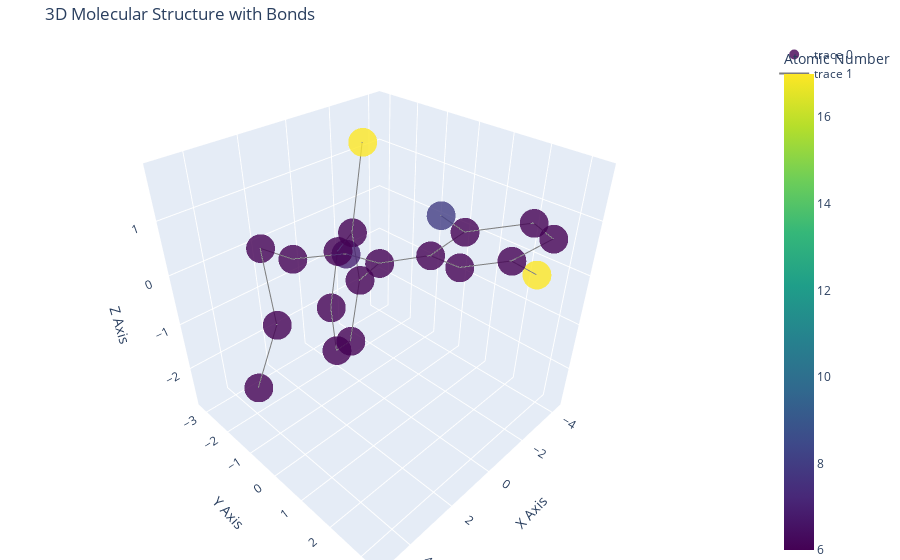
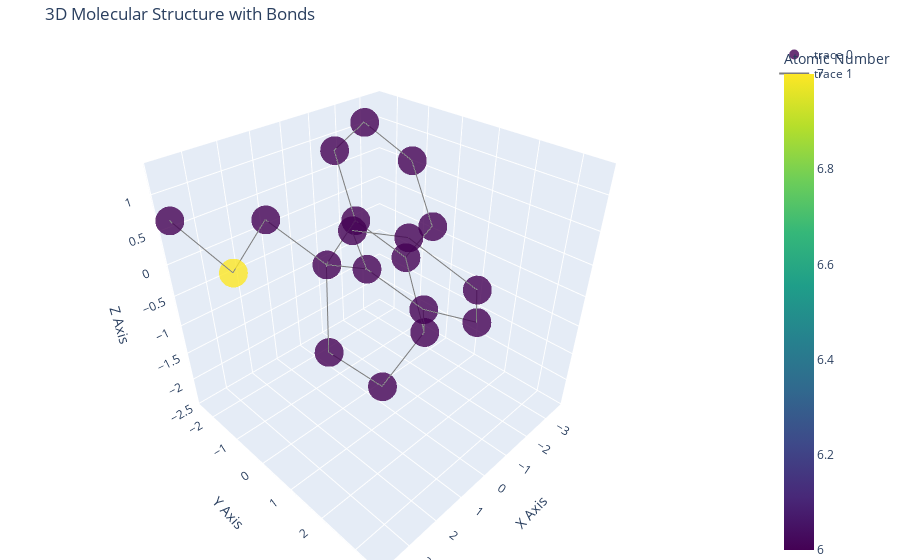
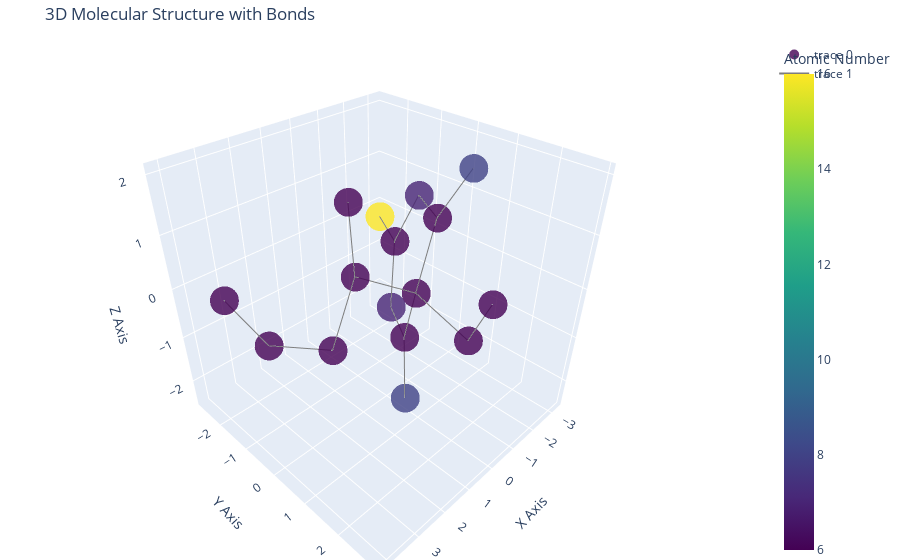
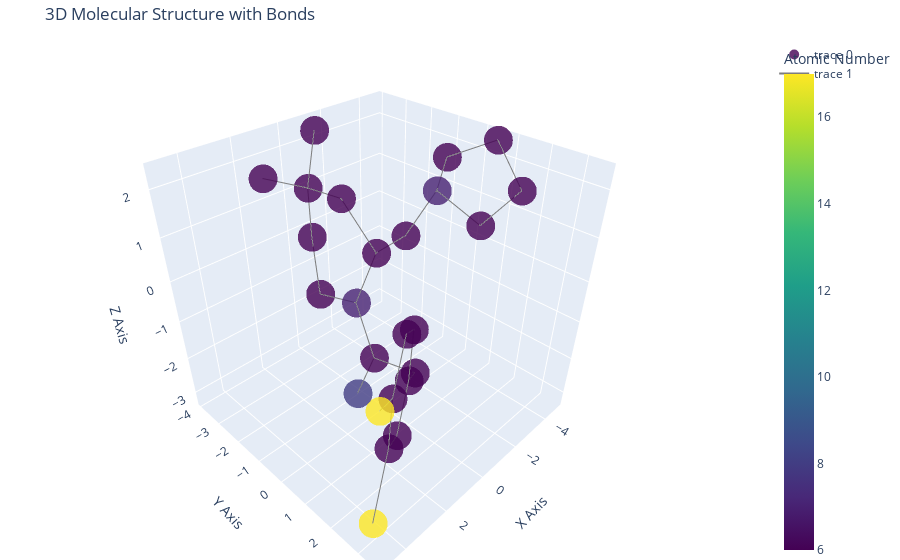

Here is the notebook cell these charts were saved with, in order:
### Code cell
random_smiles = df.sample(5).smiles.values
for smile in random_smiles:
    print(f'Name of the molecule: {df[df.smiles == smile].name.values[0]}')
    molecule = molecule_from_smiles(smile)
    print()
    print('2D representation of the molecule:')
    display(molecule)
    print('3D representation of the molecule (using Py3Dmol):')
    plot3D(smile)
    print('3D representation of the molecule (using Plotly):')
    plot_molecule_3d(smile)
    print()

### Figure 1 — Plotly figure (JSON) as saved in the notebook; plotly's stock layout.template omitted (floating-point values rounded to 4 significant figures)
{"data": [{"marker": {"color": [6, 6, 6, 7, 6, 6, 6, 6, 6, 6, 6, 17, 6, 6, 6, 8, 6, 6, 6, 6, 17], "colorbar": {"title": {"text": "Atomic Number"}}, "colorscale": [[0, "#440154"], [0.1111, "#482878"], [0.2222, "#3e4989"], [0.3333, "#31688e"], [0.4444, "#26828e"], [0.5556, "#1f9e89"], [0.6667, "#35b779"], [0.7778, "#6ece58"], [0.8889, "#b5de2b"], [1, "#fde725"]], "opacity": 0.8, "size": 10}, "mode": "markers", "text": ["Atom C", "Atom C", "Atom C", "Atom N", "Atom C", "Atom C", "Atom C", "Atom C", "Atom C", "Atom C", "Atom C", "Atom Cl", "Atom C", "Atom C", "Atom C", "Atom O", "Atom C", "Atom C", "Atom C", "Atom C", "Atom Cl"], "type": "scatter3d", "x": [0.09414, -0.3056, 0.2527, 1.616, 2.47, 3.863, 4.595, 5.037, -0.5008, -1.896, -2.662, -4.301, -2.149, -0.9048, -0.002882, 1.163, -1.212, -1.711, -1.313, -0.4089, -1.724], "y": [-1.245, -1.125, -0.02188, -0.1047, -1.254, -1.002, 0.05653, -0.5101, 1.06, 1.165, 2.222, 2.285, 3.337, 3.328, 2.198, 2.221, -2.061, -3.089, -3.195, -2.274, -1.991], "z": [-1.964, -0.6271, 0.1891, 0.6253, 0.3651, 0.9193, 0.1086, -1.227, 0.4998, 0.007424, 0.2935, -0.3157, 1.114, 1.597, 1.325, 1.8, -0.08754, -0.8939, -2.229, -2.763, 1.593]}, {"line": {"color": "rgb(125,125,125)", "width": 2}, "mode": "lines", "type": "scatter3d", "x": [0.09414, -0.3056, null, -0.3056, 0.2527, null, 0.2527, 1.616, null, 1.616, 2.47, null, 2.47, 3.863, null, 3.863, 4.595, null, 4.595, 5.037, null, 0.2527, -0.5008, null, -0.5008, -1.896, null, -1.896, -2.662, null, -2.662, -4.301, null, -2.662, -2.149, null, -2.149, -0.9048, null, -0.9048, -0.002882, null, -0.002882, 1.163, null, -0.3056, -1.212, null, -1.212, -1.711, null, -1.711, -1.313, null, -1.313, -0.4089, null, -1.212, -1.724, null, -0.002882, -0.5008, null, -0.4089, 0.09414, null], "y": [-1.245, -1.125, null, -1.125, -0.02188, null, -0.02188, -0.1047, null, -0.1047, -1.254, null, -1.254, -1.002, null, -1.002, 0.05653, null, 0.05653, -0.5101, null, -0.02188, 1.06, null, 1.06, 1.165, null, 1.165, 2.222, null, 2.222, 2.285, null, 2.222, 3.337, null, 3.337, 3.328, null, 3.328, 2.198, null, 2.198, 2.221, null, -1.125, -2.061, null, -2.061, -3.089, null, -3.089, -3.195, null, -3.195, -2.274, null, -2.061, -1.991, null, 2.198, 1.06, null, -2.274, -1.245, null], "z": [-1.964, -0.6271, null, -0.6271, 0.1891, null, 0.1891, 0.6253, null, 0.6253, 0.3651, null, 0.3651, 0.9193, null, 0.9193, 0.1086, null, 0.1086, -1.227, null, 0.1891, 0.4998, null, 0.4998, 0.007424, null, 0.007424, 0.2935, null, 0.2935, -0.3157, null, 0.2935, 1.114, null, 1.114, 1.597, null, 1.597, 1.325, null, 1.325, 1.8, null, -0.6271, -0.08754, null, -0.08754, -0.8939, null, -0.8939, -2.229, null, -2.229, -2.763, null, -0.08754, 1.593, null, 1.325, 0.4998, null, -2.763, -1.964, null]}], "layout": {"margin": {"b": 0, "l": 0, "r": 0, "t": 40}, "scene": {"aspectratio": {"x": 1, "y": 1, "z": 1}, "xaxis": {"title": {"text": "X Axis"}}, "yaxis": {"title": {"text": "Y Axis"}}, "zaxis": {"title": {"text": "Z Axis"}}}, "title": {"text": "3D Molecular Structure with Bonds"}}}

### Figure 2 — Plotly figure (JSON) as saved in the notebook; plotly's stock layout.template omitted (floating-point values rounded to 4 significant figures)
{"data": [{"marker": {"color": [6, 6, 6, 6, 6, 6, 6, 6, 6, 6, 6, 7, 6, 6, 6, 6, 6, 6, 6], "colorbar": {"title": {"text": "Atomic Number"}}, "colorscale": [[0, "#440154"], [0.1111, "#482878"], [0.2222, "#3e4989"], [0.3333, "#31688e"], [0.4444, "#26828e"], [0.5556, "#1f9e89"], [0.6667, "#35b779"], [0.7778, "#6ece58"], [0.8889, "#b5de2b"], [1, "#fde725"]], "opacity": 0.8, "size": 10}, "mode": "markers", "text": ["Atom C", "Atom C", "Atom C", "Atom C", "Atom C", "Atom C", "Atom C", "Atom C", "Atom C", "Atom C", "Atom C", "Atom N", "Atom C", "Atom C", "Atom C", "Atom C", "Atom C", "Atom C", "Atom C"], "type": "scatter3d", "x": [0.9575, 1.883, 1.817, 0.8202, -0.1115, -0.04623, -1.16, -1.776, -0.8558, 0.6011, 1.582, 2.943, 3.784, 0.6707, -0.3556, -1.315, -2.691, -3.601, -3.146], "y": [3.49, 2.608, 1.234, 0.7504, 1.643, 3.01, 1.0, -0.1026, -1.009, -0.7101, -1.697, -1.465, -2.426, -0.7476, 0.2623, -2.068, -2.214, -1.31, -0.2493], "z": [0.7124, 1.29, 1.021, 0.1667, -0.4071, -0.1382, -1.294, -0.4549, 0.1157, -0.2226, 0.423, -0.03599, 0.6515, -1.776, -2.401, 0.9072, 1.125, 0.5556, -0.2383]}, {"line": {"color": "rgb(125,125,125)", "width": 2}, "mode": "lines", "type": "scatter3d", "x": [0.9575, 1.883, null, 1.883, 1.817, null, 1.817, 0.8202, null, 0.8202, -0.1115, null, -0.1115, -0.04623, null, -0.1115, -1.16, null, -1.16, -1.776, null, -1.776, -0.8558, null, -0.8558, 0.6011, null, 0.6011, 1.582, null, 1.582, 2.943, null, 2.943, 3.784, null, 0.6011, 0.6707, null, 0.6707, -0.3556, null, -0.8558, -1.315, null, -1.315, -2.691, null, -2.691, -3.601, null, -3.601, -3.146, null, -0.04623, 0.9575, null, 0.6011, 0.8202, null, -0.3556, -1.16, null, -3.146, -1.776, null], "y": [3.49, 2.608, null, 2.608, 1.234, null, 1.234, 0.7504, null, 0.7504, 1.643, null, 1.643, 3.01, null, 1.643, 1.0, null, 1.0, -0.1026, null, -0.1026, -1.009, null, -1.009, -0.7101, null, -0.7101, -1.697, null, -1.697, -1.465, null, -1.465, -2.426, null, -0.7101, -0.7476, null, -0.7476, 0.2623, null, -1.009, -2.068, null, -2.068, -2.214, null, -2.214, -1.31, null, -1.31, -0.2493, null, 3.01, 3.49, null, -0.7101, 0.7504, null, 0.2623, 1.0, null, -0.2493, -0.1026, null], "z": [0.7124, 1.29, null, 1.29, 1.021, null, 1.021, 0.1667, null, 0.1667, -0.4071, null, -0.4071, -0.1382, null, -0.4071, -1.294, null, -1.294, -0.4549, null, -0.4549, 0.1157, null, 0.1157, -0.2226, null, -0.2226, 0.423, null, 0.423, -0.03599, null, -0.03599, 0.6515, null, -0.2226, -1.776, null, -1.776, -2.401, null, 0.1157, 0.9072, null, 0.9072, 1.125, null, 1.125, 0.5556, null, 0.5556, -0.2383, null, -0.1382, 0.7124, null, -0.2226, 0.1667, null, -2.401, -1.294, null, -0.2383, -0.4549, null]}], "layout": {"margin": {"b": 0, "l": 0, "r": 0, "t": 40}, "scene": {"aspectratio": {"x": 1, "y": 1, "z": 1}, "xaxis": {"title": {"text": "X Axis"}}, "yaxis": {"title": {"text": "Y Axis"}}, "zaxis": {"title": {"text": "Z Axis"}}}, "title": {"text": "3D Molecular Structure with Bonds"}}}

### Figure 3 — Plotly figure (JSON) as saved in the notebook; plotly's stock layout.template omitted (floating-point values rounded to 4 significant figures)
{"data": [{"marker": {"color": [6, 6, 6, 6, 6, 6, 6, 6, 6, 8, 7, 6, 16, 7, 6, 8], "colorbar": {"title": {"text": "Atomic Number"}}, "colorscale": [[0, "#440154"], [0.1111, "#482878"], [0.2222, "#3e4989"], [0.3333, "#31688e"], [0.4444, "#26828e"], [0.5556, "#1f9e89"], [0.6667, "#35b779"], [0.7778, "#6ece58"], [0.8889, "#b5de2b"], [1, "#fde725"]], "opacity": 0.8, "size": 10}, "mode": "markers", "text": ["Atom C", "Atom C", "Atom C", "Atom C", "Atom C", "Atom C", "Atom C", "Atom C", "Atom C", "Atom O", "Atom N", "Atom C", "Atom S", "Atom N", "Atom C", "Atom O"], "type": "scatter3d", "x": [4.131, 3.149, 2.279, 1.11, 1.54, -0.1977, 0.01761, 0.6428, -0.6457, -0.1472, -1.553, -2.259, -3.265, -2.174, -1.279, -1.348], "y": [-1.169, -1.046, 0.1891, -0.08403, 0.1504, 0.6553, 2.174, 2.922, 0.0612, 0.4804, -1.041, -1.46, -2.743, -0.685, 0.426, 1.17], "z": [0.4044, -0.7447, -0.5772, 0.3709, 1.816, -0.04044, -0.2673, 0.9022, -1.37, -2.45, -1.423, -0.2614, -0.3326, 0.9276, 1.015, 2.03]}, {"line": {"color": "rgb(125,125,125)", "width": 2}, "mode": "lines", "type": "scatter3d", "x": [4.131, 3.149, null, 3.149, 2.279, null, 2.279, 1.11, null, 1.11, 1.54, null, 1.11, -0.1977, null, -0.1977, 0.01761, null, 0.01761, 0.6428, null, -0.1977, -0.6457, null, -0.6457, -0.1472, null, -0.6457, -1.553, null, -1.553, -2.259, null, -2.259, -3.265, null, -2.259, -2.174, null, -2.174, -1.279, null, -1.279, -1.348, null, -1.279, -0.1977, null], "y": [-1.169, -1.046, null, -1.046, 0.1891, null, 0.1891, -0.08403, null, -0.08403, 0.1504, null, -0.08403, 0.6553, null, 0.6553, 2.174, null, 2.174, 2.922, null, 0.6553, 0.0612, null, 0.0612, 0.4804, null, 0.0612, -1.041, null, -1.041, -1.46, null, -1.46, -2.743, null, -1.46, -0.685, null, -0.685, 0.426, null, 0.426, 1.17, null, 0.426, 0.6553, null], "z": [0.4044, -0.7447, null, -0.7447, -0.5772, null, -0.5772, 0.3709, null, 0.3709, 1.816, null, 0.3709, -0.04044, null, -0.04044, -0.2673, null, -0.2673, 0.9022, null, -0.04044, -1.37, null, -1.37, -2.45, null, -1.37, -1.423, null, -1.423, -0.2614, null, -0.2614, -0.3326, null, -0.2614, 0.9276, null, 0.9276, 1.015, null, 1.015, 2.03, null, 1.015, -0.04044, null]}], "layout": {"margin": {"b": 0, "l": 0, "r": 0, "t": 40}, "scene": {"aspectratio": {"x": 1, "y": 1, "z": 1}, "xaxis": {"title": {"text": "X Axis"}}, "yaxis": {"title": {"text": "Y Axis"}}, "zaxis": {"title": {"text": "Z Axis"}}}, "title": {"text": "3D Molecular Structure with Bonds"}}}

### Figure 4 — Plotly figure (JSON) as saved in the notebook; plotly's stock layout.template omitted (floating-point values rounded to 4 significant figures)
{"data": [{"marker": {"color": [6, 6, 6, 6, 6, 6, 17, 17, 6, 6, 7, 6, 6, 7, 6, 6, 6, 6, 6, 6, 6, 6, 6, 6, 8], "colorbar": {"title": {"text": "Atomic Number"}}, "colorscale": [[0, "#440154"], [0.1111, "#482878"], [0.2222, "#3e4989"], [0.3333, "#31688e"], [0.4444, "#26828e"], [0.5556, "#1f9e89"], [0.6667, "#35b779"], [0.7778, "#6ece58"], [0.8889, "#b5de2b"], [1, "#fde725"]], "opacity": 0.8, "size": 10}, "mode": "markers", "text": ["Atom C", "Atom C", "Atom C", "Atom C", "Atom C", "Atom C", "Atom Cl", "Atom Cl", "Atom C", "Atom C", "Atom N", "Atom C", "Atom C", "Atom N", "Atom C", "Atom C", "Atom C", "Atom C", "Atom C", "Atom C", "Atom C", "Atom C", "Atom C", "Atom C", "Atom O"], "type": "scatter3d", "x": [1.063, 1.201, 2.373, 3.413, 3.277, 2.102, 4.553, 4.867, -0.1805, 0.005404, -0.253, -0.7123, -2.236, -2.688, -2.928, -4.228, -4.826, -3.992, -0.0984, -0.2397, -0.6925, -0.04007, 1.097, -1.256, 0.418], "y": [1.648, 1.848, 2.412, 2.777, 2.575, 2.009, 3.013, 3.483, 1.029, -0.4436, -1.376, -0.8929, -0.8818, -0.1188, 1.247, 1.727, 0.522, -0.6431, -1.723, -3.243, -3.655, -2.808, -3.891, -3.757, -0.8553], "z": [-1.355, 0.0215, 0.5328, -0.3278, -1.713, -2.219, -2.835, 0.3592, -1.898, -2.096, -1.034, 0.2719, 0.3339, 1.487, 1.037, 1.65, 2.33, 1.855, 1.405, 1.226, -0.1793, -1.27, 1.528, 2.225, -3.214]}, {"line": {"color": "rgb(125,125,125)", "width": 2}, "mode": "lines", "type": "scatter3d", "x": [1.063, 1.201, null, 1.201, 2.373, null, 2.373, 3.413, null, 3.413, 3.277, null, 3.277, 2.102, null, 3.277, 4.553, null, 3.413, 4.867, null, 1.063, -0.1805, null, -0.1805, 0.005404, null, 0.005404, -0.253, null, -0.253, -0.7123, null, -0.7123, -2.236, null, -2.236, -2.688, null, -2.688, -2.928, null, -2.928, -4.228, null, -4.228, -4.826, null, -4.826, -3.992, null, -0.7123, -0.0984, null, -0.0984, -0.2397, null, -0.2397, -0.6925, null, -0.6925, -0.04007, null, -0.2397, 1.097, null, -0.2397, -1.256, null, 0.005404, 0.418, null, 2.102, 1.063, null, -0.04007, -0.253, null, -3.992, -2.688, null], "y": [1.648, 1.848, null, 1.848, 2.412, null, 2.412, 2.777, null, 2.777, 2.575, null, 2.575, 2.009, null, 2.575, 3.013, null, 2.777, 3.483, null, 1.648, 1.029, null, 1.029, -0.4436, null, -0.4436, -1.376, null, -1.376, -0.8929, null, -0.8929, -0.8818, null, -0.8818, -0.1188, null, -0.1188, 1.247, null, 1.247, 1.727, null, 1.727, 0.522, null, 0.522, -0.6431, null, -0.8929, -1.723, null, -1.723, -3.243, null, -3.243, -3.655, null, -3.655, -2.808, null, -3.243, -3.891, null, -3.243, -3.757, null, -0.4436, -0.8553, null, 2.009, 1.648, null, -2.808, -1.376, null, -0.6431, -0.1188, null], "z": [-1.355, 0.0215, null, 0.0215, 0.5328, null, 0.5328, -0.3278, null, -0.3278, -1.713, null, -1.713, -2.219, null, -1.713, -2.835, null, -0.3278, 0.3592, null, -1.355, -1.898, null, -1.898, -2.096, null, -2.096, -1.034, null, -1.034, 0.2719, null, 0.2719, 0.3339, null, 0.3339, 1.487, null, 1.487, 1.037, null, 1.037, 1.65, null, 1.65, 2.33, null, 2.33, 1.855, null, 0.2719, 1.405, null, 1.405, 1.226, null, 1.226, -0.1793, null, -0.1793, -1.27, null, 1.226, 1.528, null, 1.226, 2.225, null, -2.096, -3.214, null, -2.219, -1.355, null, -1.27, -1.034, null, 1.855, 1.487, null]}], "layout": {"margin": {"b": 0, "l": 0, "r": 0, "t": 40}, "scene": {"aspectratio": {"x": 1, "y": 1, "z": 1}, "xaxis": {"title": {"text": "X Axis"}}, "yaxis": {"title": {"text": "Y Axis"}}, "zaxis": {"title": {"text": "Z Axis"}}}, "title": {"text": "3D Molecular Structure with Bonds"}}}
